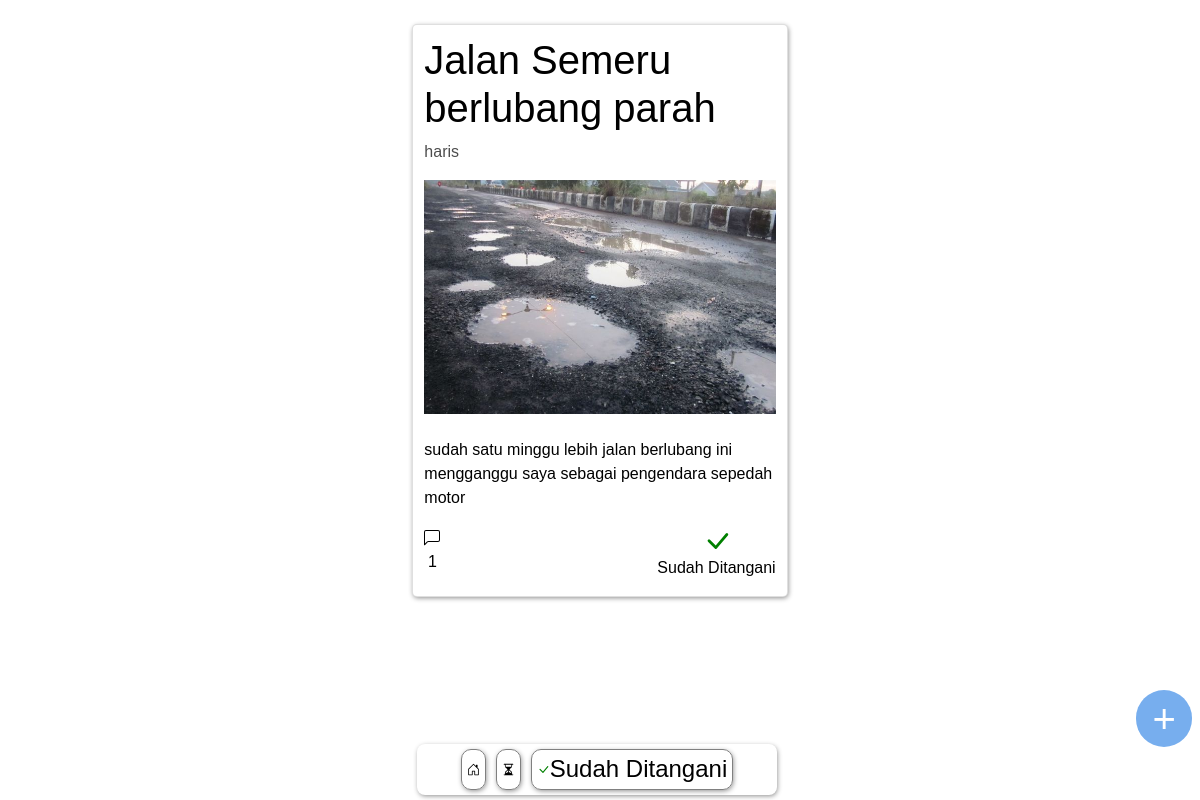
Screenshot of /SudahDitangani with the database file from the repository.
### tables this page shows
CREATE TABLE `post` (
  `id_post` int(11) NOT NULL,
  `title` varchar(255) NOT NULL,
  `nama_pengirim` varchar(255) NOT NULL,
  `img` varchar(1000) NOT NULL,
  `section` blob NOT NULL,
  `status` int(2) NOT NULL
);

### component/component.php (the view)
<?php
function card($title,$name,$img,$jumlah_comment,$status,$id_post,$section)
{
  if($status == false){
    echo '<a href="Post/'.$id_post.'" class="card">
            <h1>'.$title.'</h1>
            <p style="color:rgba(0, 0, 0, 0.7)">'.$name.'</p>
            <img style="width: 100%; height:auto" src="'.$img.'" alt=""><br>
            <p>'.$section.'</p>
            <center style="display: flex;justify-content:space-between">
              <div class="comment">
                <svg xmlns="http://www.w3.org/2000/svg" width="16" height="16" fill="currentColor" class="bi bi-chat-left" viewBox="0 0 16 16">
                  <path d="M14 1a1 1 0 0 1 1 1v8a1 1 0 0 1-1 1H4.414A2 2 0 0 0 3 11.586l-2 2V2a1 1 0 0 1 1-1h12zM2 0a2 2 0 0 0-2 2v12.793a.5.5 0 0 0 .854.353l2.853-2.853A1 1 0 0 1 4.414 12H14a2 2 0 0 0 2-2V2a2 2 0 0 0-2-2H2z"/>
                  <p>'.$jumlah_comment.'</p>
                </svg>
              </div>
              <div>
                <svg xmlns="http://www.w3.org/2000/svg" width="16" height="16" fill="currentColor" class="bi bi-hourglass-split" viewBox="0 0 16 16">
                  <path d="M2.5 15a.5.5 0 1 1 0-1h1v-1a4.5 4.5 0 0 1 2.557-4.06c.29-.139.443-.377.443-.59v-.7c0-.213-.154-.451-.443-.59A4.5 4.5 0 0 1 3.5 3V2h-1a.5.5 0 0 1 0-1h11a.5.5 0 0 1 0 1h-1v1a4.5 4.5 0 0 1-2.557 4.06c-.29.139-.443.377-.443.59v.7c0 .213.154.451.443.59A4.5 4.5 0 0 1 12.5 13v1h1a.5.5 0 0 1 0 1h-11zm2-13v1c0 .537.12 1.045.337 1.5h6.326c.216-.455.337-.963.337-1.5V2h-7zm3 6.35c0 .701-.478 1.236-1.011 1.492A3.5 3.5 0 0 0 4.5 13s.866-1.299 3-1.48V8.35zm1 0v3.17c2.134.181 3 1.48 3 1.48a3.5 3.5 0 0 0-1.989-3.158C8.978 9.586 8.5 9.052 8.5 8.351z"/>
                </svg>
                <p>Belum Ditangani</p>
              </div>
            </center>
          </a>';
  }
  else{
    echo '<a href="Post/'.$id_post.'" class="card">
            <h1>'.$title.'</h1>
            <p style="color:rgba(0, 0, 0, 0.7)">'.$name.'</p>
            <img style="width: 100%; height:auto" src="'.$img.'" alt=""><br>
            <p>'.$section.'</p>
            <center style="display: flex;justify-content:space-between">
              <div class="comment">
                <svg xmlns="http://www.w3.org/2000/svg" width="16" height="16" fill="currentColor" class="bi bi-chat-left" viewBox="0 0 16 16">
                  <path d="M14 1a1 1 0 0 1 1 1v8a1 1 0 0 1-1 1H4.414A2 2 0 0 0 3 11.586l-2 2V2a1 1 0 0 1 1-1h12zM2 0a2 2 0 0 0-2 2v12.793a.5.5 0 0 0 .854.353l2.853-2.853A1 1 0 0 1 4.414 12H14a2 2 0 0 0 2-2V2a2 2 0 0 0-2-2H2z"/>
                  <p>'.$jumlah_comment.'</p>
                </svg>
              </div>
              <div>
                <svg style="color: green;display:block" xmlns="http://www.w3.org/2000/svg" width="30" height="30" fill="currentColor" class="bi bi-check-lg" viewBox="0 0 16 16">
                  <path d="M12.736 3.97a.733.733 0 0 1 1.047 0c.286.289.29.756.01 1.05L7.88 12.01a.733.733 0 0 1-1.065.02L3.217 8.384a.757.757 0 0 1 0-1.06.733.733 0 0 1 1.047 0l3.052 3.093 5.4-6.425a.247.247 0 0 1 .02-.022Z"/>
                </svg>
                <p>Sudah Ditangani</p>
              </div>
            </center>
          </a>';
  }
}
?>

### index.php (shortened to what this page needs)
<?php
require 'config.php';
require 'component/component.php';
$link_addres = (isset($_SERVER['HTTPS']) && $_SERVER['HTTPS'] === 'on' ? "https" : "http") . "://$_SERVER[HTTP_HOST]$_SERVER[REQUEST_URI]";
if(isset($link_addres)){
  $url = rtrim($link_addres,"/");
  $url = filter_var($url,FILTER_SANITIZE_URL);
  $url = explode("/",$url);
if(isset($url[4])){
  $id=$url[4];
  if($id == "BelumDitangani"){
    $query = mysqli_query($conn,"SELECT * FROM post WHERE status = 0 order by id_post desc");
  }
  else if( $id == "SudahDitangani"){
    $query = mysqli_query($conn,"SELECT * FROM post WHERE status = 1 order by id_post desc");
  }
  else{
    $query = mysqli_query($conn,"SELECT * FROM post order by id_post desc");
  }
}
else{
  $query = mysqli_query($conn,"SELECT * FROM post order by id_post desc");
}
}
?>
<!DOCTYPE html>
<html lang="en">
<head>
  <link rel="stylesheet" href="style/bootstrap5/css/bootstrap.min.css">
  <link rel="stylesheet" href="style/style.css">
</head>
<body>
  <div id="root">
    <br>
    <div class="float-button" onclick="showFormComment()">
      <h1>+</h1>
    </div>
    </div>
    <div class="container">
      <center>
      <div class="nav-bottom-bar">
        <a href="http://localhost/Wadulin.kuy" class="route" style="display: flex;">
        </a>
        <a href="http://localhost/Wadulin.kuy/BelumDitangani" class="route">
        </a>
        <a href="http://localhost/Wadulin.kuy/SudahDitangani" class="route">
          <?php
            if(isset($url[4])){
              if($url[4] == "SudahDitangani"){
                echo "<h4>Sudah Ditangani</h4>";
              }
            }
          ?>
        </a>
      </div>
      </center>
      <?php
      while($data = mysqli_fetch_assoc($query)){
        $query_count = mysqli_query($conn,"SELECT COUNT(*) FROM comment where id_post = $data[id_post]");
        $jumlah_comment = mysqli_fetch_array($query_count);
        card($data['title'],$data['nama_pengirim'],'img/'.$data['img'],$jumlah_comment[0],$data['status'],$data['id_post'],$data['section']);
      }
      ?>
      <br><br><br><br><br><br><br><br>
    </div>
</body>
</html>

### style/style.css (style rules this page uses)
* { margin: 0; padding: 0; }
body { font-family: sans-serif; overflow-x: hidden; }
.nav-bottom-bar { display: flex; justify-content: center; width: 360px; padding: 5px; background-color: white; bottom: 0; position: fixed; z-index: 100; margin: 5px; box-shadow: 0.05rem 0.1rem 0.3rem -0.03rem rgba(0, 0, 0, 0.45); border-radius: 8px; }
.route { text-decoration: none; margin-left: 5px; color: black; margin-right: 5px; padding:5px; border-radius: 10px; border: 1px solid grey; display: flex; cursor: pointer; box-shadow: 0.05rem 0.1rem 0.3rem -0.03rem rgba(0, 0, 0, 0.45); }
.route svg, .route h4 { margin: auto; }
.float-button { bottom: 1.2cm; right: 0; margin: 0.2cm; cursor: pointer; position: fixed; z-index: 100; width: 1.5cm; background-color: rgb(119, 174, 238); height: 1.5cm; display: flex; justify-content: center; border-radius: 1.5cm; }
.float-button h1 { margin: auto; color: white; }
.container .card { text-decoration: none; color: black; padding-left: 0.3cm; padding-right: 0.3cm; padding-top: 0.3cm; padding-bottom: 0cm; border-radius: 5px; margin-bottom: 0.2cm; box-shadow: 0.05rem 0.1rem 0.3rem -0.03rem rgba(0, 0, 0, 0.45); cursor: pointer; }
@media screen and (min-width:400px) { .container { width: 400px } }

### rows the page displays
post: title "Jalan Semeru berlubang parah", nama_pengirim "haris", status 1 (drawn), section "sudah satu minggu lebih jalan berlubang ini mengganggu saya sebagai pengendara sepedah motor", jumlah_comment "1"
